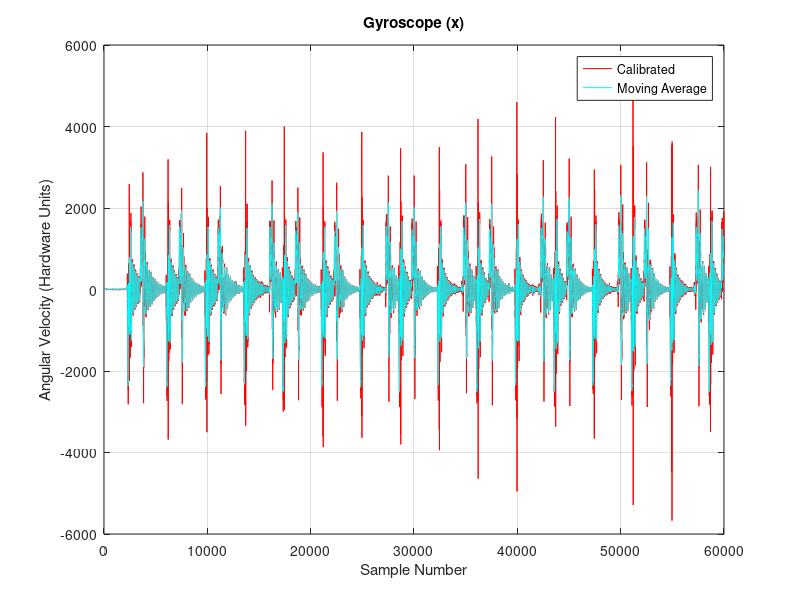
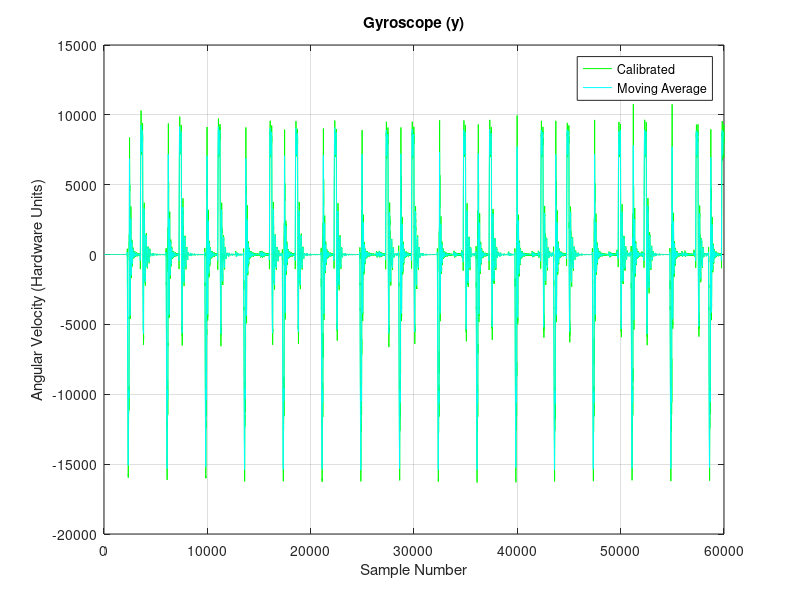
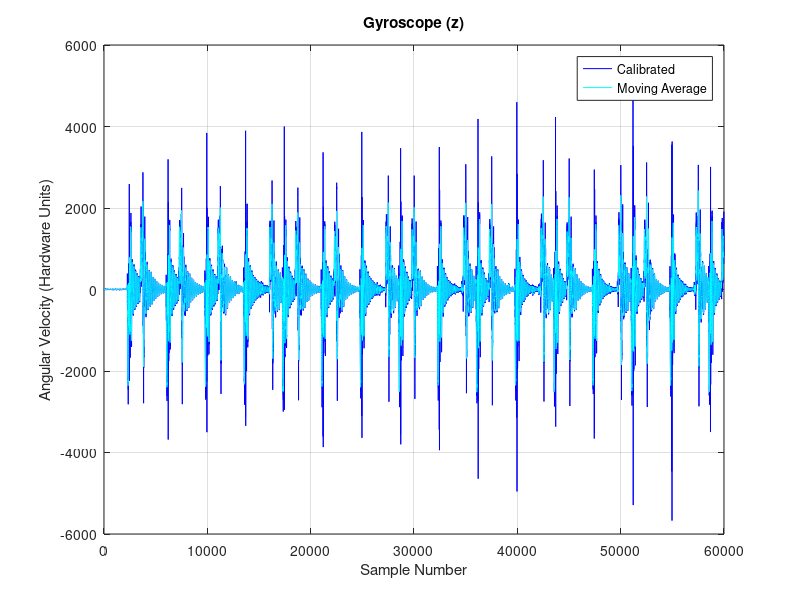
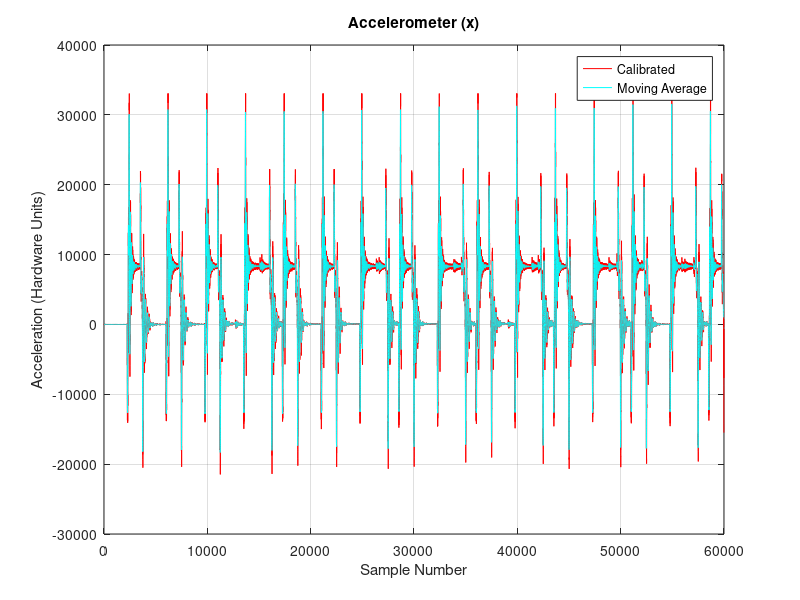

MATLAB code for these plots, in order:
# Parameters
gyr_sens = 32.8;
acc_sens = 8192;
wndw = 20;
outfile = "mvAvg_simple_cal.pdf";

# Load Calibrated Data
load('simple_calibration.mat', 'cal');
gx = cal(:,1);
gy = cal(:,2);
gz = cal(:,3);
ax = cal(:,4);
ay = cal(:,5);
az = cal(:,6);


#Compute Moving Average
gx_mvavg = filter(ones(1, wndw)/wndw, 1, gx);
gy_mvavg = filter(ones(1, wndw)/wndw, 1, gy);
gz_mvavg = filter(ones(1, wndw)/wndw, 1, gz);
ax_mvavg = filter(ones(1, wndw)/wndw, 1, ax);
ay_mvavg = filter(ones(1, wndw)/wndw, 1, ay);
az_mvavg = filter(ones(1, wndw)/wndw, 1, az);

# Discard first and last values
l = length(gx);
filtered_gx = gx_mvavg(wndw+1:l-wndw,:);
filtered_gy = gy_mvavg(wndw+1:l-wndw,:);
filtered_gz = gz_mvavg(wndw+1:l-wndw,:);
filtered_ax = ax_mvavg(wndw+1:l-wndw,:);
filtered_ay = ay_mvavg(wndw+1:l-wndw,:);
filtered_az = az_mvavg(wndw+1:l-wndw,:);

# Export Filtered
mvavg = [filtered_gx filtered_gy filtered_gz filtered_ax filtered_ay filtered_az];
save('mvavg_simple_cal.mat', 'mvavg');

# Print statistics
printf("Gyroscope:\r\n");
printf("x: Mean: %f, Median: %f, Min: %f, Max: %f, Range: %f, Stddev: %f\r\n", mean(filtered_gx), median(filtered_gx), min(filtered_gx), max(filtered_gx), range(filtered_gx), std(filtered_gx));
printf("y: Mean: %f, Median: %f, Min: %f, Max: %f, Range: %f, Stddev: %f\r\n", mean(filtered_gy), median(filtered_gy), min(filtered_gy), max(filtered_gy), range(filtered_gy), std(filtered_gy));
printf("z: Mean: %f, Median: %f, Min: %f, Max: %f, Range: %f, Stddev: %f\r\n", mean(filtered_gz), median(filtered_gz), min(filtered_gz), max(filtered_gz), range(filtered_gz), std(filtered_gz));
printf("Accelerometer:\r\n");
printf("x: Mean: %f, Median: %f, Min: %f, Max: %f, Range: %f, Stddev: %f\r\n", mean(filtered_ax), median(filtered_ax), min(filtered_ax), max(filtered_ax), range(filtered_ax), std(filtered_ax));
printf("y: Mean: %f, Median: %f, Min: %f, Max: %f, Range: %f, Stddev: %f\r\n", mean(filtered_ay), median(filtered_ay), min(filtered_ay), max(filtered_ay), range(filtered_ay), std(filtered_ay));
printf("z: Mean: %f, Median: %f, Min: %f, Max: %f, Range: %f, Stddev: %f\r\n", mean(filtered_az), median(filtered_az), min(filtered_az), max(filtered_az), range(filtered_az), std(filtered_az));

# Gyroscope
# Plot gx
plot(gx, "r");
hold on;
plot(filtered_gx, "c");
hold on;

# Set up Plot
grid on;
title('Gyroscope (x)');
xlabel('Sample Number');
ylabel('Angular Velocity (Hardware Units)');
legend('Calibrated', 'Moving Average');
hold off;

# Print Plot
print(outfile);

# Plot gy
plot(gy, "g");
hold on;
plot(filtered_gy, "c");
hold on;

# Set up Plot
grid on;
title('Gyroscope (y)');
xlabel('Sample Number');
ylabel('Angular Velocity (Hardware Units)');
legend('Calibrated', 'Moving Average');
hold off;

# Print Plot
print("-append", outfile);

# Plot gz
plot(gz, "b");
hold on;
plot(filtered_gz, "c");
hold on;

# Set up Plot
grid on;
title('Gyroscope (z)');
xlabel('Sample Number');
ylabel('Angular Velocity (Hardware Units)');
legend('Calibrated', 'Moving Average');
hold off;

# Print Plot
print("-append", outfile);

# Accelerometer
# Plot ax
plot(ax, "r");
hold on;
plot(filtered_ax, "c");
hold on;

# Set up Plot
grid on;
title('Accelerometer (x)');
xlabel('Sample Number');
ylabel('Acceleration (Hardware Units)');
legend('Calibrated', 'Moving Average');
hold off;

# Print Plot
print("-append", outfile);

# Plot some Accelerometer Data
filtered_ax2 = [zeros(wndw/2,1); filtered_ax; zeros(wndw/2,1)];
plot(ax(wndw+6000:wndw+7000), "r");
hold on;
plot(filtered_ax2(wndw+6000:wndw+7000), "c");
hold on;

# Set up Plot
grid on;
title('Accelerometer (x)');
xlabel('Sample Number');
ylabel('Acceleration (Hardware Units)');
legend('Calibrated', 'Moving Average');
hold off;

# Print
print('-color', 'accel_mvavg.eps');
hold off;

# Plot ay
plot(ay, "g");
hold on;
plot(filtered_ay, "c");
hold on;

# Set up Plot
grid on;
title('Accelerometer (y)');
xlabel('Sample Number');
ylabel('Acceleration (Hardware Units)');
legend('Calibrated', 'Moving Average');
hold off;

# Print Plot
print("-append", outfile);

# Plot az
plot(az, "b");
hold on;
plot(filtered_az, "c");
hold on;

# Set up Plot
grid on;
title('Accelerometer (z)');
xlabel('Sample Number');
ylabel('Acceleration (Hardware Units)');
legend('Calibrated', 'Moving Average');
hold off;

# Print Plot
print("-append", outfile);